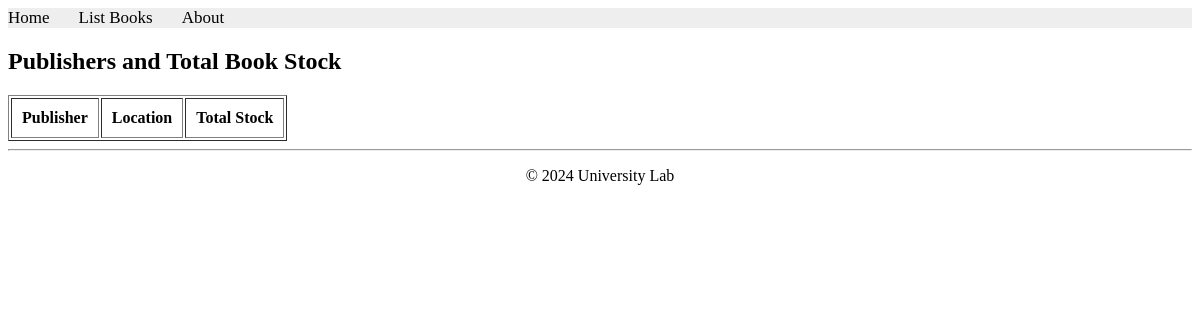
The app's page /books/lab9/task2/, older data.
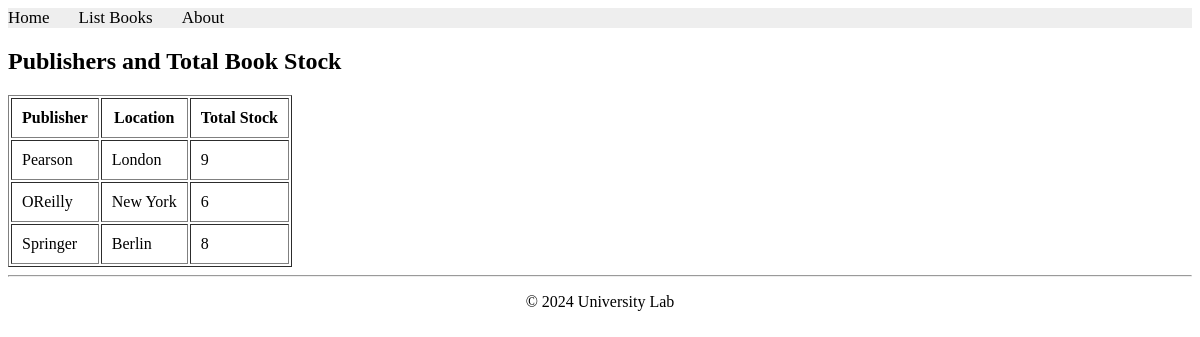
The same page, newer data.
### apps/bookmodule/models.py (models this page shows)
class Publisher(models.Model):
    name = models.CharField(max_length=200)
    location = models.CharField(max_length=300)

### apps/bookmodule/views.py (the view)
# urls.py: path('lab9/task2/', views.lab9_task2, name="lab9_task2"),
def lab9_task2(request):
    from django.db.models import Sum
    publishers = Publisher.objects.annotate(total_stock=Sum('book__quantity'))
    return render(request, 'bookmodule/lab9_task2.html', {'publishers': publishers})

### apps/templates/bookmodule/lab9_task2.html (shortened to what this page needs)
{% extends "layouts/base.html" %}
{% block content %}
<h2>Publishers and Total Book Stock</h2>
<table border="1" cellpadding="10">
    <tr>
        <th>Publisher</th>
        <th>Location</th>
        <th>Total Stock</th>
    </tr>
    {% for pub in publishers %}
    <tr>
        <td>{{ pub.name }}</td>
        <td>{{ pub.location }}</td>
        <td>{{ pub.total_stock }}</td>
    </tr>
    {% endfor %}
</table>
{% endblock %}

Row changes from the older to the newer data that the page shows:
added Publisher: name "Pearson", location "London", total_stock "9"
added Publisher: name "OReilly", location "New York", total_stock "6"
added Publisher: name "Springer", location "Berlin", total_stock "8"
